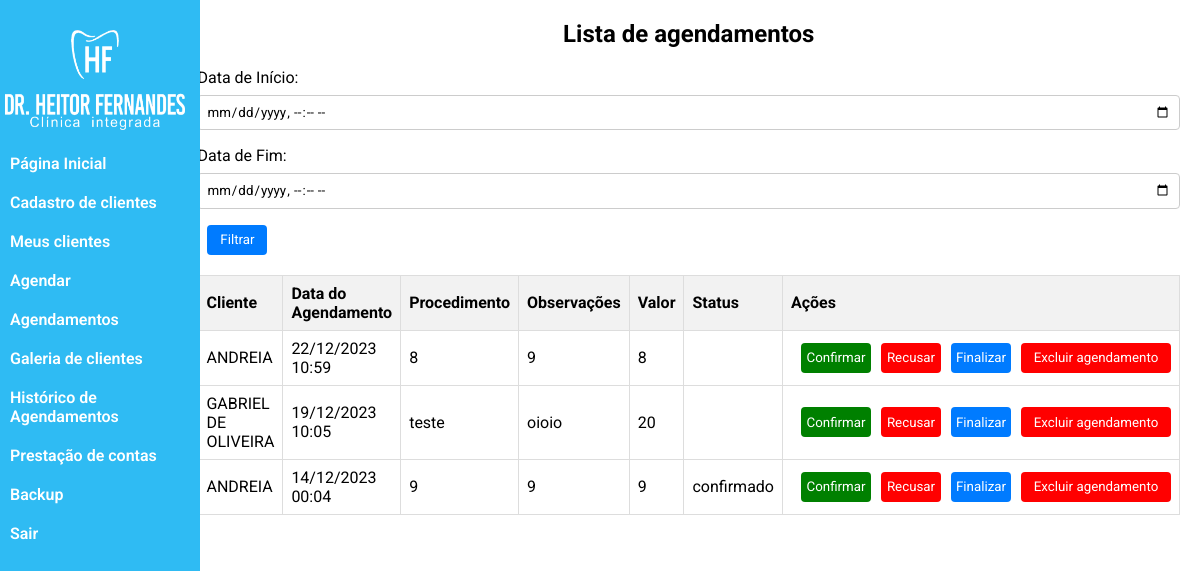
Page /views/admin/listAgendamentos.php (signed in) on the earlier database version.
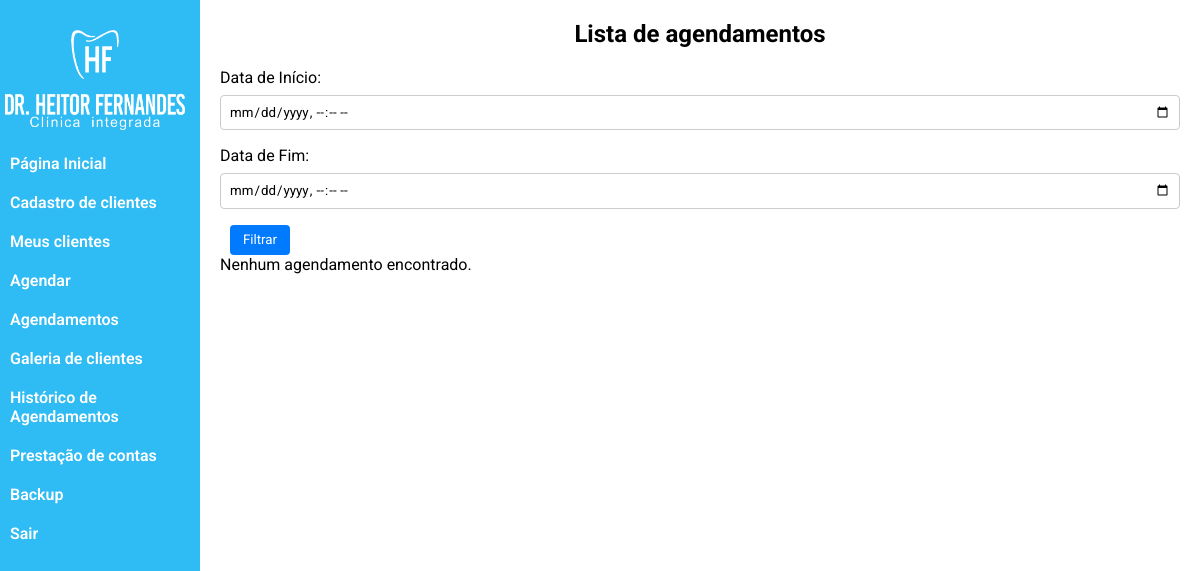
Same page on the later database version.
### tables this page shows
CREATE TABLE `agendamentos` (
  `id` int(11) NOT NULL,
  `cliente_id` int(11) DEFAULT NULL,
  `data_agendamento` datetime DEFAULT NULL,
  `tipo_procedimento` varchar(100) DEFAULT NULL,
  `observacoes` text DEFAULT NULL,
  `status` text DEFAULT NULL,
  `finalizar` tinyint(1) DEFAULT NULL,
  `valor` text NOT NULL
);

CREATE TABLE `clientes` (
  `id` int(11) NOT NULL,
  `nome_completo` varchar(100) NOT NULL,
  `cpf` text DEFAULT NULL,
  `genero` varchar(10) DEFAULT NULL,
  `telefone` varchar(15) DEFAULT NULL,
  `email` varchar(100) DEFAULT NULL,
  `endereco_rua` varchar(255) DEFAULT NULL,
  `endereco_cidade` varchar(100) DEFAULT NULL,
  `endereco_estado` varchar(50) DEFAULT NULL,
  `endereco_cep` varchar(15) DEFAULT NULL,
  `historico_medico` text DEFAULT NULL
);

### views/admin/listAgendamentos.php (the view, shortened to what this page needs)
<?php
$conn = conectarAoBanco();
$registrosPorPagina =6;
$paginaAtual = isset($_GET['pagina']) ? $_GET['pagina'] : 1;
$offset = ($paginaAtual - 1) * $registrosPorPagina;
$resultadosAgendamentos = array();
$condicaoData = '';
$sqlAgendamentos = "SELECT ag.id as id, cli.nome_completo as cliente_id, DATE_FORMAT(ag.data_agendamento, '%d/%m/%Y %H:%i') as data_agendamento, ag.valor, ag.tipo_procedimento, ag.observacoes, ag.status FROM agendamentos ag INNER JOIN clientes cli ON cli.id = ag.cliente_id WHERE 1 $condicaoData and finalizar is null order by data_agendamento desc LIMIT $registrosPorPagina OFFSET $offset";
$resultAgendamentos = $conn->query($sqlAgendamentos);
if ($resultAgendamentos !== false && $resultAgendamentos->num_rows > 0) {
    while ($rowAgendamento = $resultAgendamentos->fetch_assoc()) {
        $resultadosAgendamentos[] = $rowAgendamento;
    }
}
?>
<!DOCTYPE html>
<html lang="en">
<head>
    <link rel="stylesheet" href="../../assets/css/sidebar.css">
    <link rel="stylesheet" href="../../assets/css/meusAgendamentos.css">
</head>
<body>
<div class="container">
<div class="test">
    <div class="sidebar">
        <img src="../../assets/img/logo-sidebar.png" alt="">
        <ul>
        <li><a href="../../views/admin/home.php">Página Inicial</a></li>
            <li><a href="../../views/admin/cadastroClientes.php">Cadastro de clientes</a></li>
            <li><a href="../../views/admin/listClientes.php">Meus clientes</a></li>
            <li><a href="../../views/admin/clientes.php">Agendar</a></li>
            <li><a href="../../views/admin/listAgendamentos.php">Agendamentos</a></li>
            <li><a href="../../views/admin/galeria.php">Galeria de clientes</a></li>
            <li><a href="../../views/admin/historicoAgendamentos.php">Histórico de Agendamentos</a></li>
            <li><a href="../../views/admin/saldo.php">Prestação de contas</a></li>
            <li><a href="../../views/admin/backup.php">Backup</a></li>
            <li><a href="../../assets/php/logout.php">Sair</a></li>
        </ul>
    </div>
</div>
    <div class="content">
        <h2>Lista de agendamentos</h2>
        <form method="GET" action="<?php echo $_SERVER['PHP_SELF']; ?>" class="form-filtro">
        <label for="data_inicio">Data de Início:</label>
        <input type="datetime-local" id="data_inicio" name="data_inicio">
        <label for="data_fim">Data de Fim:</label>
        <input type="datetime-local" id="data_fim" name="data_fim">
        <button type="submit">Filtrar</button>
    </form>
        <?php
        if (!empty($resultadosAgendamentos)) {
            echo "<table>";
            echo "<tr><th>Cliente</th><th>Data do Agendamento</th><th>Procedimento</th><th>Observações</th><th>Valor</th><th>Status</th><th>Ações</th></tr>";
            foreach ($resultadosAgendamentos as $agendamento) {
                echo "<tr>";
                echo "<td>" . $agendamento["cliente_id"] . "</td>";
                echo "<td>" . $agendamento["data_agendamento"] . "</td>";
                echo "<td>" . $agendamento["tipo_procedimento"] . "</td>";
                echo "<td>" . $agendamento["observacoes"] . "</td>";
                echo "<td>" . $agendamento["valor"] . "</td>";
                echo "<td>" . $agendamento["status"] . "</td>";
                echo "<td>";
                echo "<form method='post' action='".$_SERVER["PHP_SELF"]."' id='form-agendamento' style='display:flex;'>";
                echo "<button type='submit' name='acao' value='confirmado' class='btn-confirmar'>Confirmar</button>";
                echo "<button type='submit' name='acao' value='recusado' class='btn-recusar'>Recusar</button>";
                echo "<button type='submit' name='finalizar' value='1' class='btn-finalizar'>Finalizar</button>";
                echo "<button type='button' name='excluir' value='".$agendamento["id"]."' class='btn-excluir' style='background: red !important; width: 150px;' onclick='confirmarExclusao(".$agendamento["id"].")'>Excluir agendamento</button>";
                echo "</form>";
                echo "</td>";
                echo "</tr>";
            }
            echo "</table>";
        } else {
            echo "Nenhum agendamento encontrado.";
        }
        ?>
    </div>
</div>
</body>
</html>

Differences in the rows shown:
removed agendamentos: cliente.nome_completo "ANDREIA", data_agendamento "22/12/2023 10:59", tipo_procedimento "8", observacoes "9", valor "8", $agendamento["id"] 51 (drawn)
removed agendamentos: cliente.nome_completo "GABRIEL DE OLIVEIRA", data_agendamento "19/12/2023 10:05", tipo_procedimento "teste", observacoes "oioio", valor "20", $agendamento["id"] 47 (drawn)
removed agendamentos: cliente.nome_completo "ANDREIA", data_agendamento "14/12/2023 00:04", tipo_procedimento "9", observacoes "9", valor "9", status "confirmado", $agendamento["id"] 59 (drawn)
Other differences:
text no longer shown: "Cliente Data do Agendamento Procedimento Observações Valor Status Ações"
text now shown: "Nenhum agendamento encontrado."
